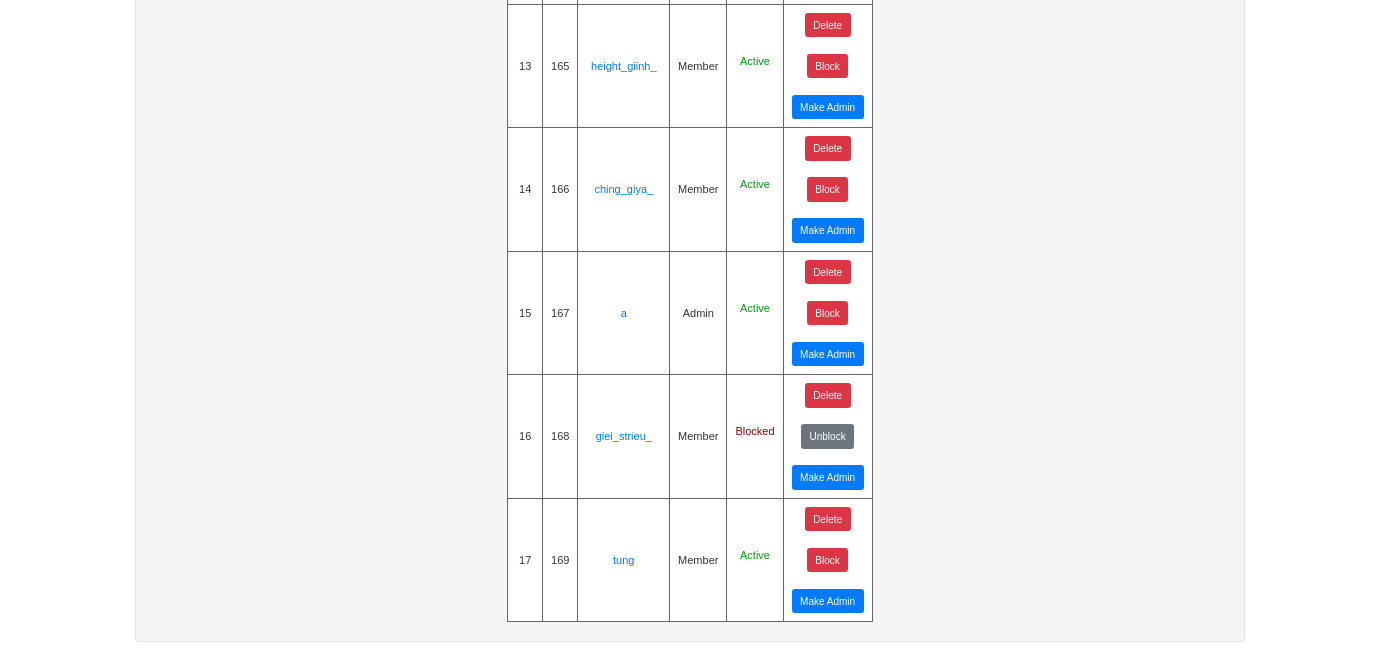
The app's page /users/display.php (signed in, lower part), older data.
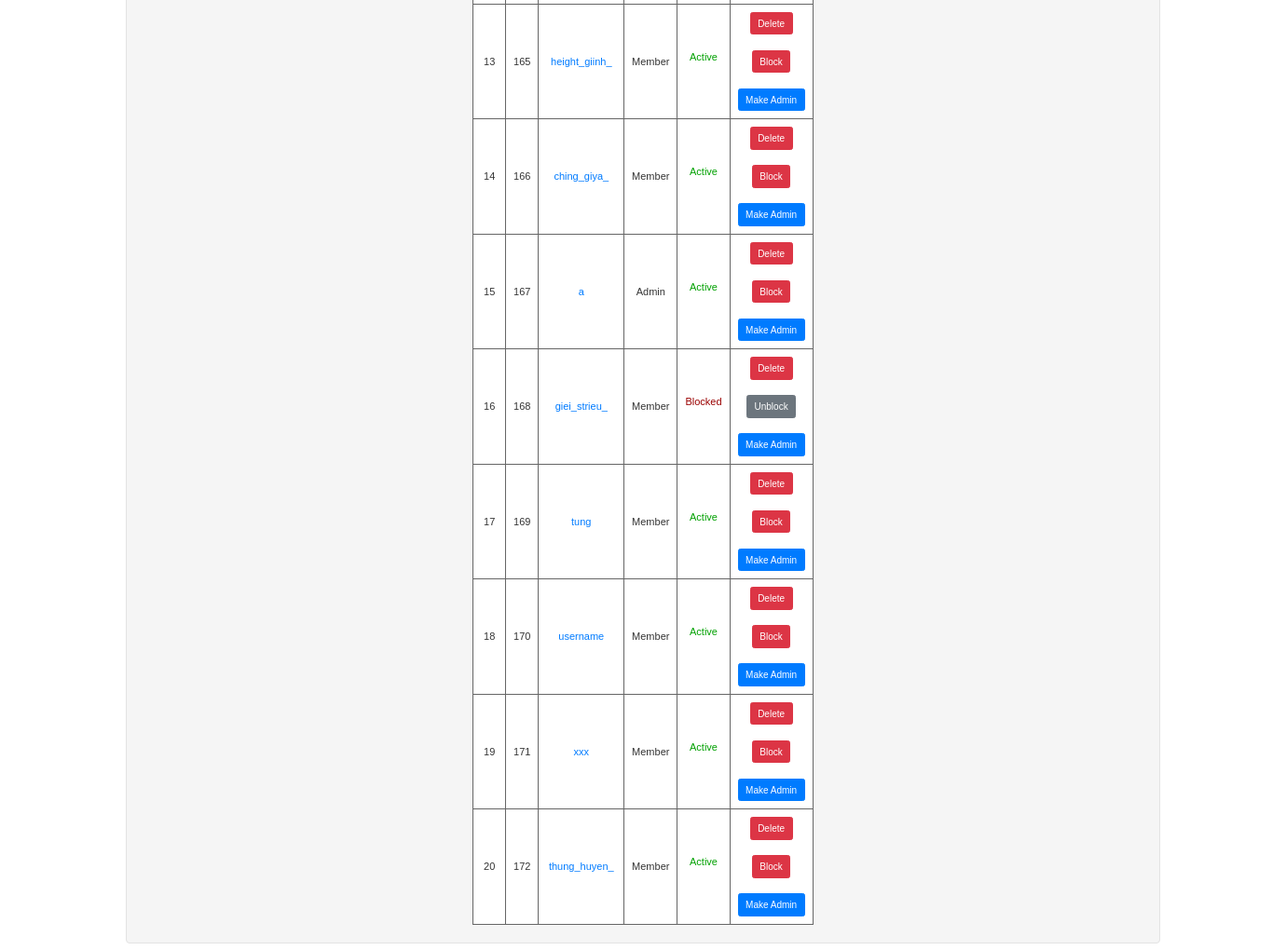
The same page, newer data.
### tables this page shows
CREATE TABLE `member` (
  `mem_id` int(11) NOT NULL,
  `role` int(11) NOT NULL,
  `status` int(11) NOT NULL DEFAULT 0,
  `firstname` varchar(50) NOT NULL,
  `lastname` varchar(50) NOT NULL,
  `username` varchar(30) NOT NULL,
  `password` varchar(12) NOT NULL,
  `email` varchar(255) NOT NULL,
  `address` varchar(255) NOT NULL,
  `phone` varchar(255) NOT NULL,
  `ticket_history` varchar(255) DEFAULT NULL
);

### users/display.php (the view, shortened to what this page needs)
<!DOCTYPE html>
<?php
require '../conn.php';
$sql = "SELECT * FROM `member` ";
$query = $conn->prepare($sql);
$query->execute();
$results = $query->fetchAll(PDO::FETCH_ASSOC);
?>
<html lang="en">
<head>
    <link rel="stylesheet" type="text/css" href="../css/bootstrap.css"/>
    <link href="../css/style.css" rel="stylesheet">
    <link href="//maxcdn.bootstrapcdn.com/bootstrap/4.1.1/css/bootstrap.min.css" rel="stylesheet" id="bootstrap-css">
</head>
<body>
<div class="container" style="text-align: center">
    <div class="col-md-12 well" style="display: inline-block">
        <div>
            <?php if ($_SESSION['user']['status']==0):{ ?>
            <div style="display: inline-block;">
                <form method="post">
                    <br>
                    <table class="gridtable" border="1px">
                        <?php foreach ($results as $key => $item): ?>
                            <tr>
                                <td><?php echo ++$key ?></td>
                                <td><?php echo $item['mem_id'] ?></td>
                                <td><a href="profile.php?id=<?php echo $item['mem_id'] ?>"> <?php echo $item['username'] ?></a></td>
                                <td><?php if ($item['role'] == 1) {
                                        echo 'Admin';
                                    } else {
                                        echo 'Member';
                                    } ?></td>
                                <td><?php if ($item['status'] == 0) {
                                        echo '<p style="color: #00A000">Active</p>';
                                    } else {
                                        echo '<p style="color: #9A0000">Blocked</p>';
                                    } ?></td>
                                <td>
                                    <?php if ($_SESSION['user']['role'] == 1):{ ?>
                                        <a class="btn btn-danger"
                                           href="delete.php?id=<?php echo $item['mem_id'] ?>">Delete</a><br><br>
                                        <?php if ($item['status'] == 0): ?>
                                            <a class="btn btn-danger" href="block.php?id=<?php echo $item['mem_id'] ?>">Block</a>
                                            <br><br>
                                        <?php elseif ($item['status'] == 1): ?>
                                            <a class="btn btn-secondary"
                                               href="unblock.php?id=<?php echo $item['mem_id'] ?>">Unblock</a><br><br>
                                        <?php endif; ?>
                                        <a class="btn btn-primary"
                                           href="makeAdmin.php?id=<?php echo $item['mem_id'] ?>">Make
                                            Admin</a>
                                    <?php } endif; ?>
                                </td>
                            </tr>
                        <?php endforeach; ?>
                    </table>
                </form>
            </div>
        </div>
    </div>
</div>
<?php }else : echo "You're blocked from reaching this information, please contact site admin for details.";endif; ?>
</body>
</html>

Row changes from the older to the newer data that the page shows:
added member: mem_id "170", username "username", role "Member", status "Active"
added member: mem_id "171", username "xxx", role "Member", status "Active"
added member: mem_id "172", username "thung_huyen_", role "Member", status "Active"
